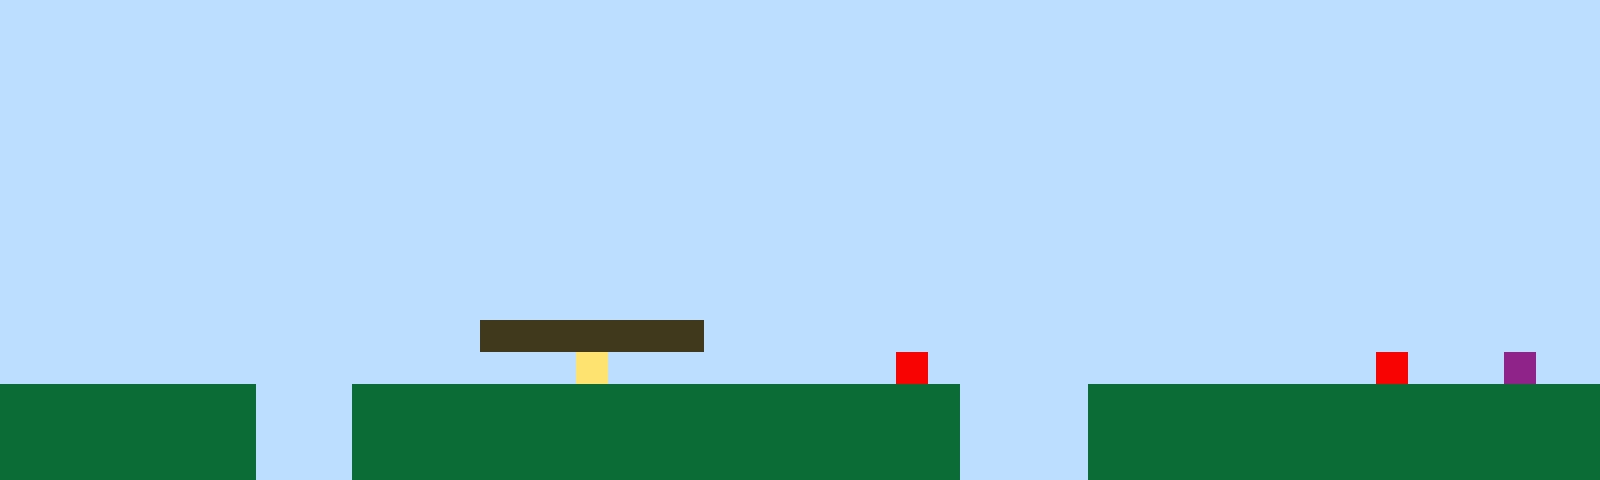

Rendered tile map (Tiled .tmx) drawn with the repository's tilesets; below, a short description and the full map source, tile grids included:
An orthogonal 50x15 tile map with 32x32 px tiles, 1 tile layer (Tile Layer 1).

<map version="1.10" tiledversion="1.11.2" orientation="orthogonal" renderorder="right-up" width="50" height="15" tilewidth="32" tileheight="32" infinite="0" nextlayerid="2" nextobjectid="1"><editorsettings><export target="map1.csv" format="csv" /></editorsettings><tileset firstgid="1" name="sprites" tilewidth="32" tileheight="32" tilecount="6" columns="3"><image source="sprites.png" width="96" height="64" /></tileset><layer id="1" name="Tile Layer 1" width="50" height="15"><data encoding="csv">1,1,1,1,1,1,1,1,1,1,1,1,1,1,1,1,1,1,1,1,1,1,1,1,1,1,1,1,1,1,1,1,1,1,1,1,1,1,1,1,1,1,1,1,1,1,1,1,1,1,1,1,1,1,1,1,1,1,1,1,1,1,1,1,1,1,1,1,1,1,1,1,1,1,1,1,1,1,1,1,1,1,1,1,1,1,1,1,1,1,1,1,1,1,1,1,1,1,1,1,1,1,1,1,1,1,1,1,1,1,1,1,1,1,1,1,1,1,1,1,1,1,1,1,1,1,1,1,1,1,1,1,1,1,1,1,1,1,1,1,1,1,1,1,1,1,1,1,1,1,1,1,1,1,1,1,1,1,1,1,1,1,1,1,1,1,1,1,1,1,1,1,1,1,1,1,1,1,1,1,1,1,1,1,1,1,1,1,1,1,1,1,1,1,1,1,1,1,1,1,1,1,1,1,1,1,1,1,1,1,1,1,1,1,1,1,1,1,1,1,1,1,1,1,1,1,1,1,1,1,1,1,1,1,1,1,1,1,1,1,1,1,1,1,1,1,1,1,1,1,1,1,1,1,1,1,1,1,1,1,1,1,1,1,1,1,1,1,1,1,1,1,1,1,1,1,1,1,1,1,1,1,1,1,1,1,1,1,1,1,1,1,1,1,1,1,1,1,1,1,1,1,1,1,1,1,1,1,1,1,1,1,1,1,1,1,1,1,1,1,1,1,1,1,1,1,1,1,1,1,1,1,1,1,1,1,1,1,1,1,1,1,1,1,1,1,1,1,1,1,1,1,1,1,1,1,1,1,1,1,1,1,1,1,1,1,1,1,1,1,1,1,1,1,1,1,1,1,1,1,1,1,1,1,1,1,1,1,1,1,1,1,1,1,1,1,1,1,1,1,1,1,1,1,1,1,1,1,1,1,1,1,1,1,1,1,1,1,1,1,1,1,1,1,1,1,1,1,1,1,1,1,1,1,1,1,1,1,1,1,1,1,1,1,1,1,1,1,1,1,1,1,1,1,1,1,1,1,1,1,1,1,1,1,1,1,1,1,1,1,1,1,1,1,1,1,1,1,1,1,1,1,1,1,1,1,1,1,1,1,1,1,1,1,1,1,1,1,1,1,1,1,1,1,1,1,1,1,1,1,1,1,1,1,1,3,3,3,3,3,3,3,1,1,1,1,1,1,1,1,1,1,1,1,1,1,1,1,1,1,1,1,1,1,1,1,1,1,1,1,1,1,1,1,1,1,1,1,1,1,1,1,1,1,1,1,1,1,4,1,1,1,1,1,1,1,1,1,5,1,1,1,1,1,1,1,1,1,1,1,1,1,1,5,1,1,1,6,1,1,2,2,2,2,2,2,2,2,1,1,1,2,2,2,2,2,2,2,2,2,2,2,2,2,2,2,2,2,2,2,1,1,1,1,2,2,2,2,2,2,2,2,2,2,2,2,2,2,2,2,2,2,2,2,2,2,2,2,1,1,1,2,2,2,2,2,2,2,2,2,2,2,2,2,2,2,2,2,2,2,1,1,1,1,2,2,2,2,2,2,2,2,2,2,2,2,2,2,2,2,2,2,2,2,2,2,2,2,1,1,1,2,2,2,2,2,2,2,2,2,2,2,2,2,2,2,2,2,2,2,1,1,1,1,2,2,2,2,2,2,2,2,2,2,2,2,2,2,2,2</data></layer></map>
